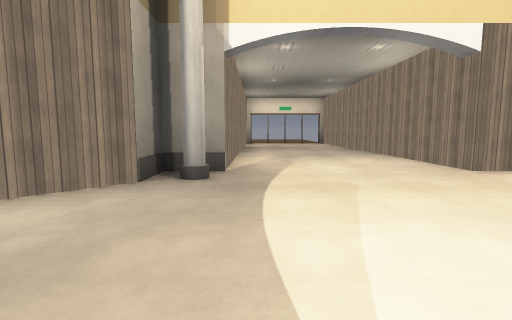
[1] (above)

22 first-person views from a walk through a level from a Godot 3-D game. The camera is 1.3 m above the floor, tilts 6° down and sees 85° across. The floor is counted in squares, 2 m on a side. Each view is taken from the middle of a square. On the plan, view 1 faces up. The plan holds only what a view shows up to about 9 squares ahead; the rest is blank. The place goes on beyond the plan. Some surface patterns are stand-ins.

[2]
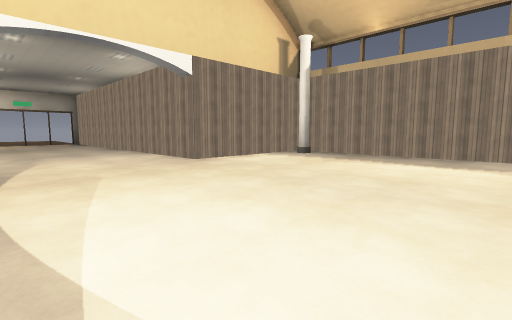

[3]
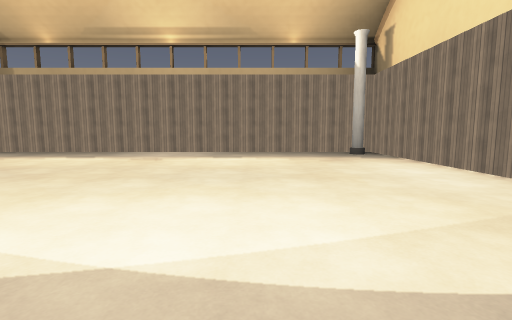

[4]
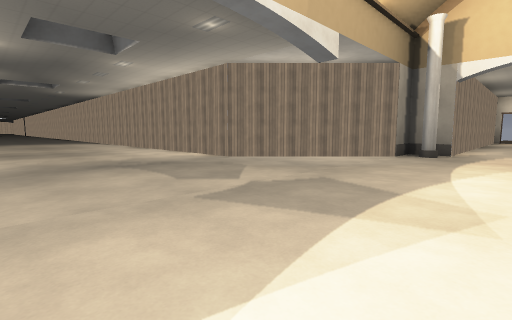

[5]
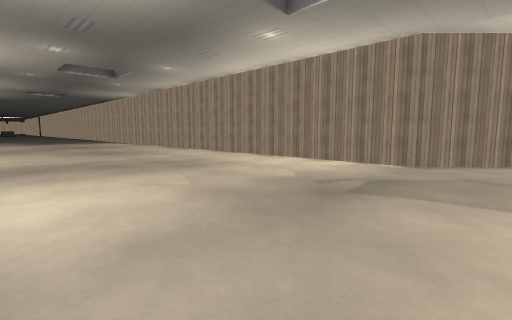

[6]
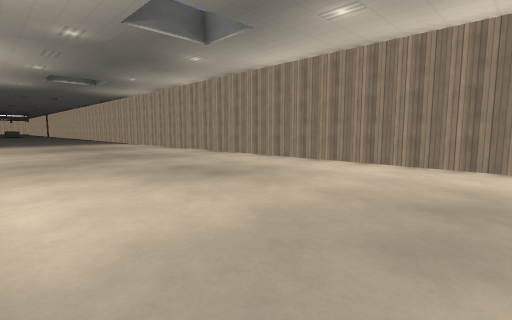

[7]
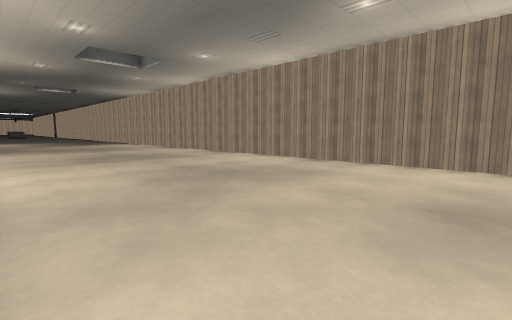

[8]
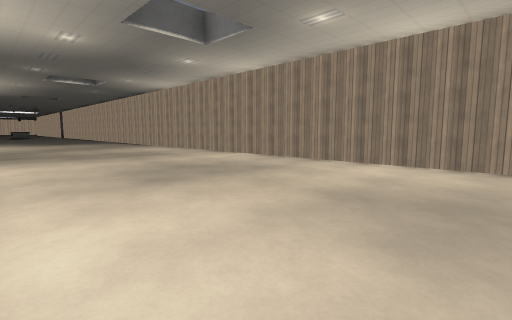

[9]
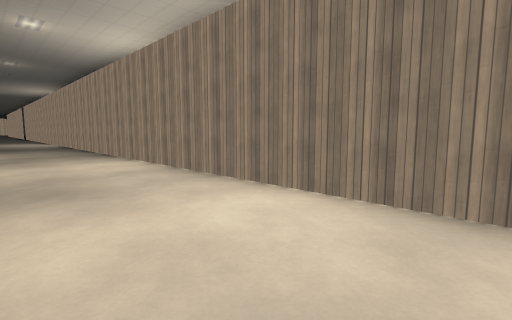

[10]
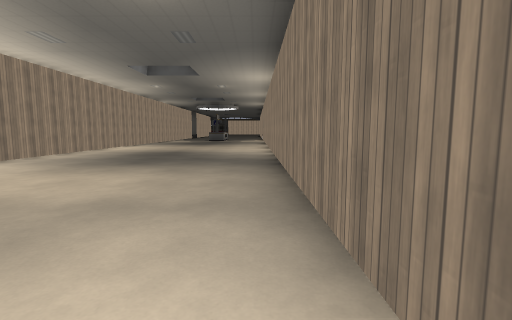

[11]
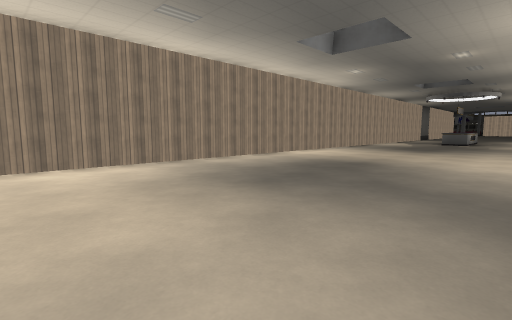

[12]
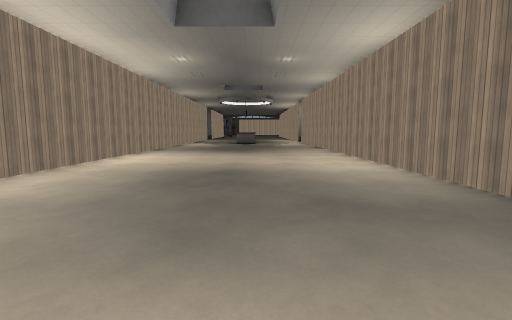

[13]
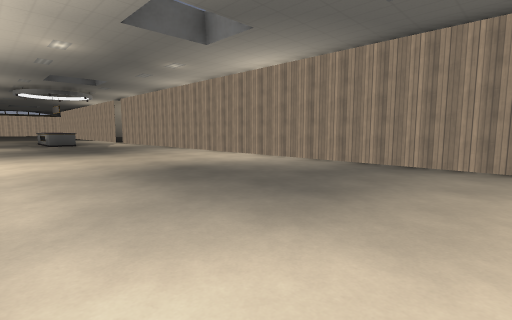

[14]
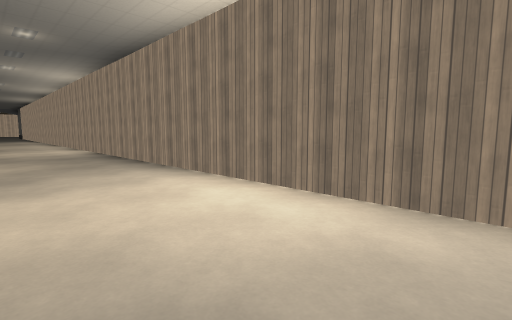

[15]
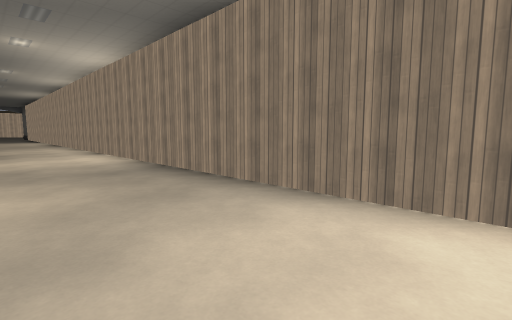

[16]
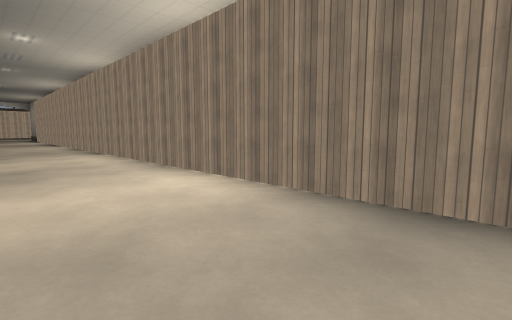

[17]
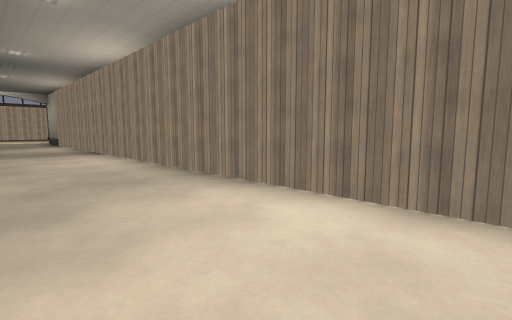

[18]
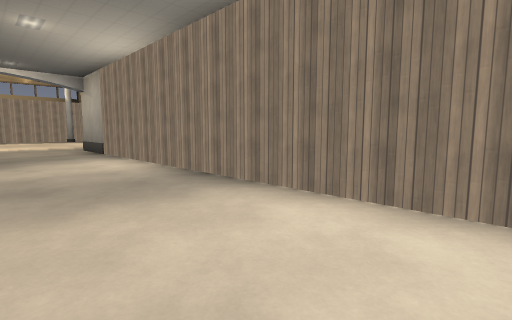

[19]
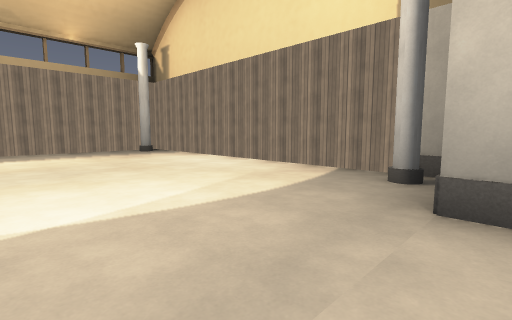

[20]
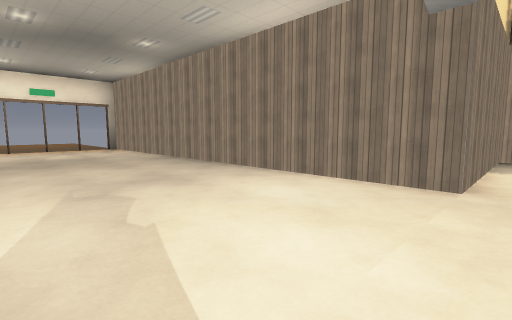

[21]
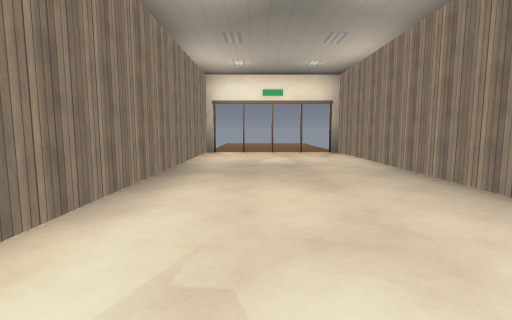

[22]
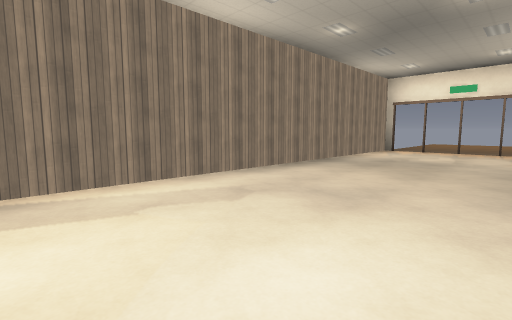

### Floor plan
Points are (right, up) in squares from view 1. A wall is a line through its corners. A room is listed if a view was taken in it or the views show most of it. See-through windows are left out.
Room 1 (views 1, 2, 3, 4, 5, 6, 7, 8, 9, 10, 11, 12, 13, 14, 15, 16, 17, 18, 19, 20, 21, 22)
walls: (-1.1, -7.5) (7.5, -7.5) (7.5, 4.5) (3.5, 4.5) (3.5, 14.5) (-0.5, 14.5) (-0.5, 4.5) (-1.5, 4.5) (-1.5, 3.5) (-4.5, 0.5) (-38, 0.5); (-38.1, -5.5) (-1.4, -5.5)

Positions as (right, up) in squares from view 1, and headings:
1: (0, 0), facing up
2: (0, -1), facing up-right
3: (-1, -4), facing right
4: (1, -4), facing up-left
5: (-3, -5), facing up-left
6: (-8, -5), facing up-left
7: (-12, -5), facing up-left
8: (-15, -5), facing up-left
9: (-19, -2), facing up-left
10: (-25, 0), facing left
11: (-28, 0), facing down-left
12: (-29, -2), facing left
13: (-29, -5), facing up-left
14: (-31, -3), facing down-right
15: (-28, -3), facing down-right
16: (-24, -3), facing down-right
17: (-18, -3), facing down-right
18: (-12, -3), facing down-right
19: (-2, -3), facing down-right
20: (0, 4), facing up-right
21: (1, 6), facing up
22: (3, 5), facing up-left
